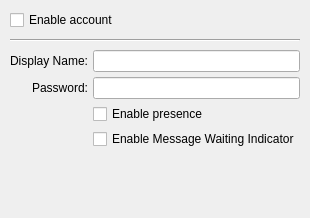
          <widget class="QWidget" name="account_information_tab">
           <attribute name="title">
            <string>Account Information</string>
           </attribute>
           <layout class="QGridLayout" name="account_information_tab_layout">
            <property name="leftMargin">
             <number>10</number>
            </property>
            <property name="topMargin">
             <number>10</number>
            </property>
            <property name="rightMargin">
             <number>10</number>
            </property>
            <property name="bottomMargin">
             <number>10</number>
            </property>
            <property name="spacing">
             <number>5</number>
            </property>
            <item row="1" column="0" colspan="2">
             <widget class="Line" name="line">
              <property name="minimumSize">
               <size>
                <width>0</width>
                <height>10</height>
               </size>
              </property>
              <property name="orientation">
               <enum>Qt::Horizontal</enum>
              </property>
             </widget>
            </item>
            <item row="2" column="0">
             <widget class="QLabel" name="display_name_label">
              <property name="text">
               <string>Display Name:</string>
              </property>
              <property name="alignment">
               <set>Qt::AlignRight|Qt::AlignTrailing|Qt::AlignVCenter</set>
              </property>
             </widget>
            </item>
            <item row="6" column="0" colspan="2">
             <spacer name="account_information_spacer">
              <property name="orientation">
               <enum>Qt::Vertical</enum>
              </property>
              <property name="sizeHint" stdset="0">
               <size>
                <width>20</width>
                <height>40</height>
               </size>
              </property>
             </spacer>
            </item>
            <item row="7" column="0" colspan="2">
             <widget class="QLabel" name="account_registration_label">
              <property name="layoutDirection">
               <enum>Qt::LeftToRight</enum>
              </property>
              <property name="text">
               <string/>
              </property>
              <property name="alignment">
               <set>Qt::AlignRight|Qt::AlignTrailing|Qt::AlignVCenter</set>
              </property>
             </widget>
            </item>
            <item row="2" column="1">
             <widget class="QLineEdit" name="display_name_editor"/>
            </item>
            <item row="3" column="0">
             <widget class="QLabel" name="password_label">
              <property name="text">
               <string>Password:</string>
              </property>
              <property name="alignment">
               <set>Qt::AlignRight|Qt::AlignTrailing|Qt::AlignVCenter</set>
              </property>
             </widget>
            </item>
            <item row="3" column="1">
             <widget class="QLineEdit" name="password_editor">
              <property name="echoMode">
               <enum>QLineEdit::Password</enum>
              </property>
             </widget>
            </item>
            <item row="0" column="0" colspan="2">
             <widget class="QCheckBox" name="account_enabled_button">
              <property name="text">
               <string>Enable account</string>
              </property>
             </widget>
            </item>
            <item row="4" column="1">
             <widget class="QCheckBox" name="account_enabled_presence_button">
              <property name="text">
               <string>Enable presence</string>
              </property>
             </widget>
            </item>
            <item row="5" column="1">
             <widget class="QCheckBox" name="account_enabled_mwi_button">
              <property name="text">
               <string>Enable Message Waiting Indicator</string>
              </property>
             </widget>
            </item>
           </layout>
          </widget>
